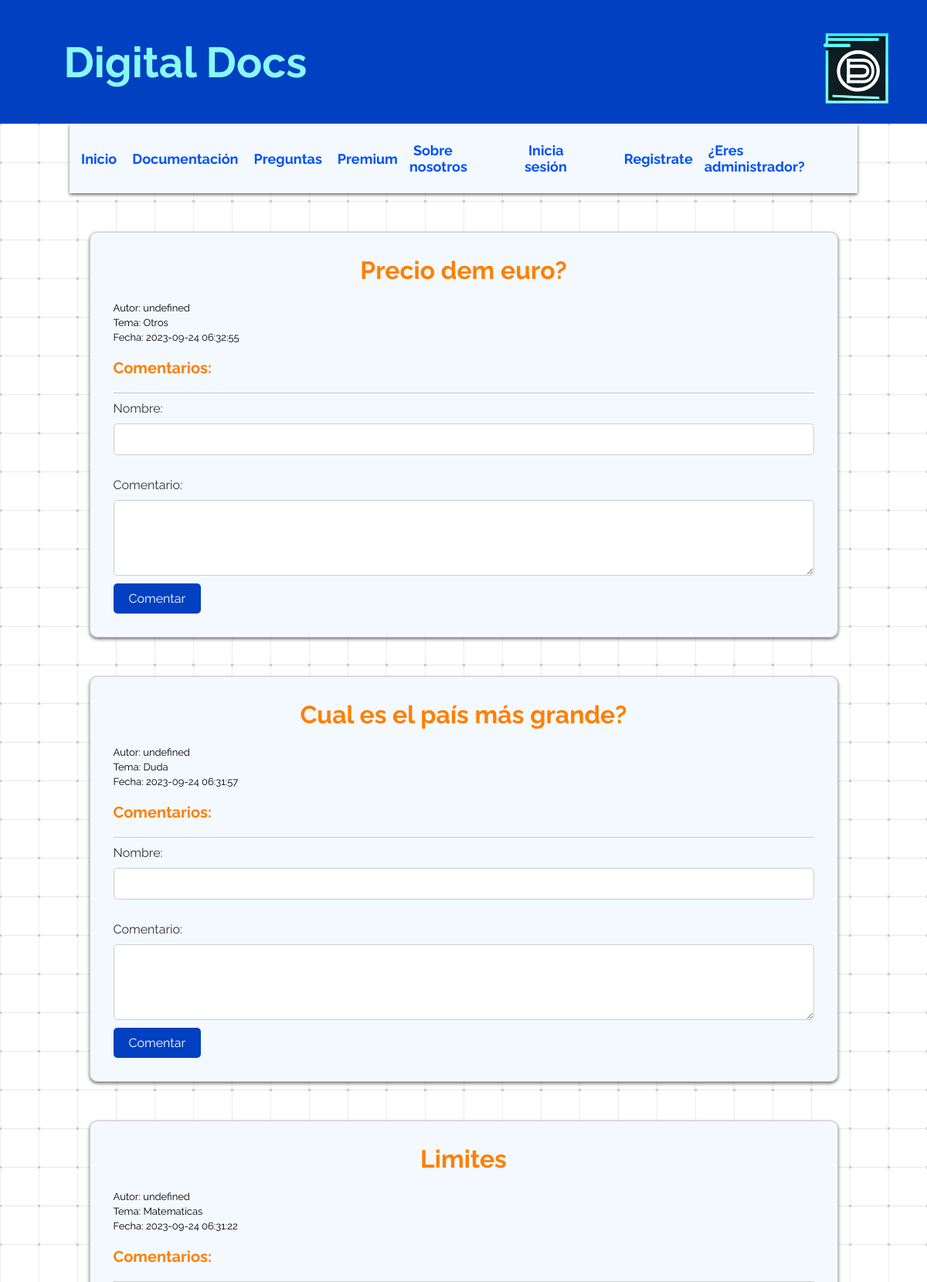
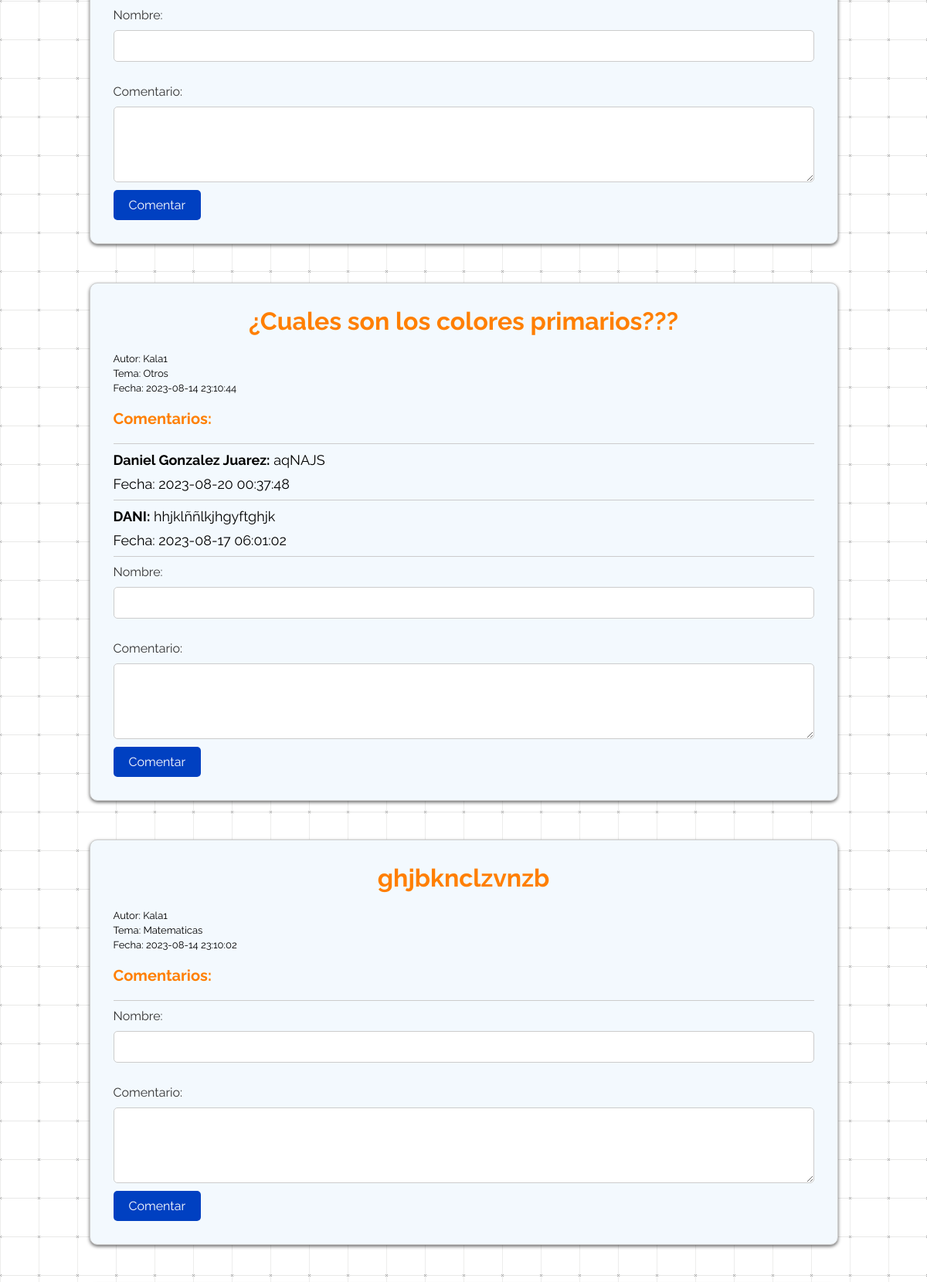
/Preguntas.php (upper part), run on the app's committed database (2 pictures, top to bottom).
### tables this page shows
CREATE TABLE `pregunta` (
  `id` int(11) NOT NULL,
  `nombre` varchar(100) NOT NULL,
  `pregunta` varchar(213) NOT NULL,
  `categoria` varchar(50) NOT NULL,
  `fecha` timestamp NOT NULL DEFAULT current_timestamp()
);

CREATE TABLE `comentarios` (
  `id` int(11) NOT NULL,
  `id_pregunta` int(11) DEFAULT NULL,
  `nombre` varchar(50) DEFAULT NULL,
  `comentario` text DEFAULT NULL,
  `fecha` timestamp NOT NULL DEFAULT current_timestamp()
);

### public_html/Preguntas.php (the view, shortened to what this page needs)
<?php
include "conex.php";
$query = "SELECT * FROM pregunta ORDER BY fecha DESC";
$reslt = mysqli_query($cone, $query);
$comentarios = array();
while ($row = mysqli_fetch_assoc($reslt)) {
    $comentarios[$row['id']] = array();
    $pregunta_id = $row['id'];
    $comentarios_query = "SELECT * FROM comentarios WHERE id_pregunta = $pregunta_id ORDER BY fecha DESC";
    $comentarios_reslt = mysqli_query($cone, $comentarios_query);
    while ($comentario_row = mysqli_fetch_assoc($comentarios_reslt)) {
        $comentarios[$row['id']][] = $comentario_row;
    }
}
?>
<!DOCTYPE html>
<html>
<head>
    <link rel="stylesheet" type="text/css" href="estilos2c.css">
</head>
<body>
    <header class="hero">
        <img class="animated-image" id="img1" src="img1.png" alt="Logo de Digital Docs">
        <h1 class="hero__title">Digital Docs</h1>
    </header>
    <div class="animated-background">
    <div class="interior">
        <nav class="navegacion">
            <ul>
                <li><a href="index.php" target="blank">Inicio</a></li>
                <li class="submenu">
                    <a href="Prox.php" target="blank">Documentación</a>
                    </li>
                <li class="submenu">
                    <a href="Preguntas.php" target="blank">Preguntas</a>
                </li>
                <li><a href="Premium.html" target="blank">Premium</a></li>
                <li><a href="sobre.html" target="blank">Sobre nosotros</a></li>
                <li><a href="login.php" target="blank">Inicia sesión</a></li>
                <li><a href="registro_usuario.php" target="blank">Registrate</a></li>
                <li><a href="login_admin.php" target="blank">¿Eres administrador?</a></li>
                </ul>
        </nav>
    </div>
            <div class="comentarios-container">
                <?php
                if (isset($_COOKIE['nombre_usuario'])) {
                    $nombre_usuario = $_COOKIE['nombre_usuario'];
                } else {
                    $nombre_usuario = "";
                }
                ?>
                <?php foreach ($comentarios as $pregunta_id => $comentarios_pregunta) : ?>
                <div class="pregunta-container">
                    <?php
                    $pregunta_query = "SELECT * FROM pregunta WHERE id = $pregunta_id";
                    $pregunta_reslt = mysqli_query($cone, $pregunta_query);
                    $pregunta = mysqli_fetch_assoc($pregunta_reslt);
                    ?>
                    <h5><?php echo $pregunta['pregunta']; ?></h5>
                    <p3>Autor: <?php echo $pregunta['nombre']; ?></p3><br>
                    <p3>Tema: <?php echo $pregunta['categoria']; ?></p3><br>
                    <p3>Fecha: <?php echo $pregunta['fecha']; ?></p3><br><br>
                    <h3>Comentarios:</h3>
                    <hr>
                    <?php foreach ($comentarios_pregunta as $comentario_row) : ?>
                        <p><strong><?php echo $comentario_row['nombre']; ?>:</strong> <?php echo $comentario_row['comentario']; ?></p>
                        <p>Fecha: <?php echo $comentario_row['fecha']; ?></p>
                        <hr>
                    <?php endforeach; ?>
                <form class='comentario-form' method='post' action='comentar.php'>
                <label for='nombre'>Nombre:</label>
                <input type='text' id='nombre' name='nombre' value="<?php echo isset($nombre_usuario) ? $nombre_usuario : ''; ?>" required><br>
                <label for='comentario'>Comentario:</label>
                <textarea id='comentario' name='comentario' rows='4' required></textarea>
                <button type='submit' class='btn-comentario'>Comentar</button>
            </form>
                </div>
                <?php endforeach; ?>
            </div>
        </div>
</body>
</html>

### public_html/estilos2c.css (style rules this page uses)
.hero { display: flex; flex-direction: column; justify-content: center; align-items: center; height: 100vh; font-family: 'Montserrat', sans-serif; }
.hero__title { color: #fff; font-size: 50px; }
* { margin: 0; padding: 0; box-sizing: border-box; text-decoration: none; font-family: 'Raleway', sans-serif; }
h1, h2, h3, h5, h7 { font-family: 'Raleway', sans-serif; text-align: center; }
h1 { font-size: 32px; margin-bottom: 20px; }
h3 { font-size: 20px; font-weight: bold; margin-bottom: 20px; text-align: left; color: #ff7f00; }
h5 { font-size: 32px; font-weight: bold; margin-bottom: 20px; text-align: center; color: #ff7f00; }
p, .p1, p2, p3, p4, p6, p7, p8 { font-family: 'Raleway', sans-serif; font-size: 18px; margin-bottom: 10px; }
p3 { font-size: 13px; margin-bottom: 5px; color: black; text-align: justify; }
form { display: flex; flex-direction: column; background-color: #f3f9fe; font-family: 'Raleway', sans-serif; }
body { background-color: #F3F9FE; display: flex; flex-direction: column; min-height: 100vh; font-family: 'Raleway', sans-serif;; margin: 0; padding: 0; }
.animated-background { animation: bg-scrolling-reverse .92s infinite; animation-timing-function: linear; }
header { background-color: #0096FF; color: #FFF; padding: 10px; text-align: center; display: flex; flex-direction: column; align-items: center; position: relative; }
header #img1 { position: absolute; top: 19px; right: 10px; max-width: 150px; height: auto; width: 90%; border-radius: 50%; }
button { background-color: #0040c1; color: #FFF; border: none; padding: 10px; border-radius: 4px; cursor: pointer; font-family: 'Raleway', sans-serif; }
label { display: block; margin-bottom: 5px; color: #333; }
input[type="text"], input[type="email"], input[type="password"] { width: 100%; padding: 10px; margin-bottom: 15px; border: 1px solid #CCC; border-radius: 4px; }
.hero { background-color: #0040C1; position: relative; height: 20vh; overflow: hidden; font-family: 'Raleway', sans-serif; color: #FFF; font-size: 30px; display: flex; justify-content: center; align-items: center; }
.hero__title { color: #89f8f5; position: absolute; top: 50%; left: 20%; transform: translate(-50%, -50%); font-size: 55px; font-family: 'Raleway', sans-serif; z-index: 1; }
.animated-image { width: 200px; height: 200px; animation: zoomIn 1s infinite; }
.interior { max-width: 85%; padding: 0 0px; margin: auto; }
.navegacion { justify-content: center; display: flex; align-items: center; height: 90px; background-color: #f3f9fe; box-shadow: 0 2px 4px rgba(0, 0, 0, 0.583); margin: 0 auto; }
.navegacion ul { list-style: none; display: flex; align-items: center; margin-right: 10px; }
.navegacion ul li { margin-left: 10px; }
.navegacion ul li a { color: #0051f4; font-size: 18px; font-weight: bold; padding: 10px 5px; text-decoration: none; transition: color 0.3s; position: relative; }
label { margin-bottom: 5px; }
input[type="text"], textarea { padding: 10px; margin-bottom: 10px; border: 1px solid #CCC; border-radius: 4px; }
.pregunta-container p { white-space: normal; }
.pregunta-container { overflow-y: auto; width: 95%; margin: 30px auto; padding: 30px; border: 1px solid #ccc; border-radius: 10px; margin-top: 50px; box-shadow: 0 2px 4px rgba(0, 0, 0, 0.583); animation: fade-in 1s; background-color: #f3f9fe; }
.comentarios-container { width: 85%; margin: 0 auto; padding: 0px; border: 0px solid rgba(25, 78, 135, 0.001); border-radius: 0px; margin-top: 50px; box-shadow: 0 0px 0px rgba(0, 0, 0, 0.1); animation: fade-in 1s; background-color: rgba(25, 78, 135, 0.001); }
.comentario-form { display: flex; flex-direction: column; align-items: flex-start; }
.comentario-form label { font-size: 16px; margin-bottom: 10px; }
.comentario-form input[type="text"], .comentario-form textarea { width: 100%; padding: 10px; margin-bottom: 10px; border: 1px solid #ccc; border-radius: 5px; font-size: 16px; }
.comentario-form .btn-comentario { padding: 10px 20px; background-color: #0040c1; color: #fff; border: none; border-radius: 5px; cursor: pointer; font-size: 16px; transition: background-color 0.3s; }
.comentarios-container hr, .pregunta-container hr { border: none; border-top: 1px solid #ccc; margin: 10px 0; }

### data on the page
pregunta: pregunta "Precio dem euro?", nombre "undefined", categoria "Otros", fecha "2023-09-24 06:32:55"
pregunta: pregunta "Cual es el país más grande?", nombre "undefined", categoria "Duda", fecha "2023-09-24 06:31:57"
pregunta: pregunta "Limites", nombre "undefined", categoria "Matematicas", fecha "2023-09-24 06:31:22"
pregunta: pregunta "¿Cuales son los colores primarios???", nombre "Kala1", categoria "Otros", fecha "2023-08-14 23:10:44"
comentarios: nombre "Daniel Gonzalez Juarez", comentario "aqNAJS", fecha "2023-08-20 00:37:48"
comentarios: nombre "DANI", comentario "hhjklññlkjhgyftghjk", fecha "2023-08-17 06:01:02"
pregunta: pregunta "ghjbknclzvnzb", nombre "Kala1", categoria "Matematicas", fecha "2023-08-14 23:10:02"
